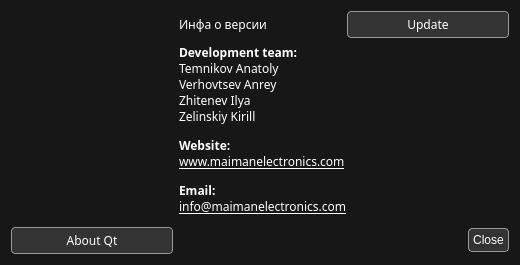
<?xml version="1.0" encoding="UTF-8"?>
<ui version="4.0">
 <class>AboutDialog</class>
 <widget class="QDialog" name="AboutDialog">
  <property name="geometry">
   <rect>
    <x>0</x>
    <y>0</y>
    <width>520</width>
    <height>260</height>
   </rect>
  </property>
  <property name="sizePolicy">
   <sizepolicy hsizetype="Maximum" vsizetype="Maximum">
    <horstretch>0</horstretch>
    <verstretch>0</verstretch>
   </sizepolicy>
  </property>
  <property name="font">
   <font>
    <family>Share Tech Mono</family>
    <pointsize>9</pointsize>
   </font>
  </property>
  <property name="windowTitle">
   <string>About</string>
  </property>
  <property name="styleSheet">
   <string notr="true">background: #171717;
color: #fff;</string>
  </property>
  <property name="modal">
   <bool>true</bool>
  </property>
  <layout class="QGridLayout" name="gridLayout_2">
   <item row="0" column="1">
    <widget class="QLabel" name="softwareInfoLabel">
     <property name="font">
      <font>
       <family>Share Tech Mono</family>
       <pointsize>9</pointsize>
      </font>
     </property>
     <property name="text">
      <string>Инфа о версии</string>
     </property>
    </widget>
   </item>
   <item row="0" column="2">
    <widget class="QPushButton" name="updateButton">
     <property name="font">
      <font>
       <family>Share Tech Mono</family>
       <pointsize>9</pointsize>
      </font>
     </property>
     <property name="styleSheet">
      <string notr="true">QPushButton {
	color: rgb(255, 255, 255);
	background-color: rgb(51, 51, 51);
	border: 1px solid #999999;
	border-radius: 4px;
	padding: 4px;
}</string>
     </property>
     <property name="text">
      <string>Update</string>
     </property>
    </widget>
   </item>
   <item row="3" column="0">
    <widget class="QPushButton" name="aboutQtButton">
     <property name="font">
      <font>
       <family>Share Tech Mono</family>
       <pointsize>9</pointsize>
      </font>
     </property>
     <property name="styleSheet">
      <string notr="true">QPushButton {
	color: rgb(255, 255, 255);
	background-color: rgb(51, 51, 51);
	border: 1px solid #999999;
	border-radius: 4px;
	padding: 4px;
}</string>
     </property>
     <property name="text">
      <string>About Qt</string>
     </property>
    </widget>
   </item>
   <item row="3" column="1" colspan="2">
    <widget class="QDialogButtonBox" name="buttonBox">
     <property name="font">
      <font>
       <family>Share Tech Mono</family>
       <pointsize>9</pointsize>
      </font>
     </property>
     <property name="styleSheet">
      <string notr="true">QPushButton {
	color: rgb(255, 255, 255);
	background-color: rgb(51, 51, 51);
	border: 1px solid #999999;
	border-radius: 4px;
	padding: 4px;
}</string>
     </property>
     <property name="locale">
      <locale language="English" country="UnitedStates"/>
     </property>
     <property name="orientation">
      <enum>Qt::Horizontal</enum>
     </property>
     <property name="standardButtons">
      <set>QDialogButtonBox::Close</set>
     </property>
    </widget>
   </item>
   <item row="2" column="1">
    <spacer name="verticalSpacer">
     <property name="orientation">
      <enum>Qt::Vertical</enum>
     </property>
     <property name="sizeHint" stdset="0">
      <size>
       <width>20</width>
       <height>40</height>
      </size>
     </property>
    </spacer>
   </item>
   <item row="0" column="0" rowspan="3">
    <widget class="QWidget" name="widget" native="true">
     <property name="minimumSize">
      <size>
       <width>150</width>
       <height>150</height>
      </size>
     </property>
     <property name="styleSheet">
      <string notr="true">QWidget {
	/*image: url(:maiman-logo-minimal);*/
	
	image: url(:/resources/images/maiman-logo-minimal.png);
}</string>
     </property>
    </widget>
   </item>
   <item row="1" column="1" colspan="2">
    <widget class="QLabel" name="smallInfoLabel">
     <property name="sizePolicy">
      <sizepolicy hsizetype="MinimumExpanding" vsizetype="Expanding">
       <horstretch>0</horstretch>
       <verstretch>0</verstretch>
      </sizepolicy>
     </property>
     <property name="font">
      <font>
       <family>Share Tech Mono</family>
       <pointsize>9</pointsize>
      </font>
     </property>
     <property name="styleSheet">
      <string notr="true">color: #fff;</string>
     </property>
     <property name="text">
      <string>&lt;html&gt;&lt;head/&gt;&lt;body&gt;&lt;p align=&quot;justify&quot;&gt;&lt;span style=&quot; font-weight:600;&quot;&gt;Development team:&lt;/span&gt;&lt;br/&gt;Temnikov Anatoly&lt;br/&gt;Verhovtsev Anrey&lt;br/&gt;Zhitenev Ilya&lt;br/&gt;Zelinskiy Kirill&lt;/p&gt;&lt;p align=&quot;justify&quot;&gt;&lt;span style=&quot; font-weight:600;&quot;&gt;Website:&lt;/span&gt;&lt;br/&gt;&lt;a href=&quot;https://www.maimanelectronics.com/&quot;&gt;&lt;span style=&quot; text-decoration: underline; color:#ffffff;&quot;&gt;www.maimanelectronics.com&lt;/span&gt;&lt;/a&gt;&lt;/p&gt;&lt;p align=&quot;justify&quot;&gt;&lt;span style=&quot; font-weight:600;&quot;&gt;Email:&lt;/span&gt;&lt;br/&gt;&lt;a href=&quot;mailto:info@maimanelectronics.com&quot;&gt;&lt;span style=&quot; text-decoration: underline; color:#ffffff;&quot;&gt;info@maimanelectronics.com&lt;/span&gt;&lt;/a&gt;&lt;/p&gt;&lt;/body&gt;&lt;/html&gt;</string>
     </property>
     <property name="textFormat">
      <enum>Qt::AutoText</enum>
     </property>
     <property name="openExternalLinks">
      <bool>true</bool>
     </property>
    </widget>
   </item>
  </layout>
 </widget>
 <resources/>
 <connections>
  <connection>
   <sender>buttonBox</sender>
   <signal>accepted()</signal>
   <receiver>AboutDialog</receiver>
   <slot>accept()</slot>
   <hints>
    <hint type="sourcelabel">
     <x>248</x>
     <y>254</y>
    </hint>
    <hint type="destinationlabel">
     <x>157</x>
     <y>274</y>
    </hint>
   </hints>
  </connection>
  <connection>
   <sender>buttonBox</sender>
   <signal>rejected()</signal>
   <receiver>AboutDialog</receiver>
   <slot>reject()</slot>
   <hints>
    <hint type="sourcelabel">
     <x>316</x>
     <y>260</y>
    </hint>
    <hint type="destinationlabel">
     <x>286</x>
     <y>274</y>
    </hint>
   </hints>
  </connection>
 </connections>
</ui>
